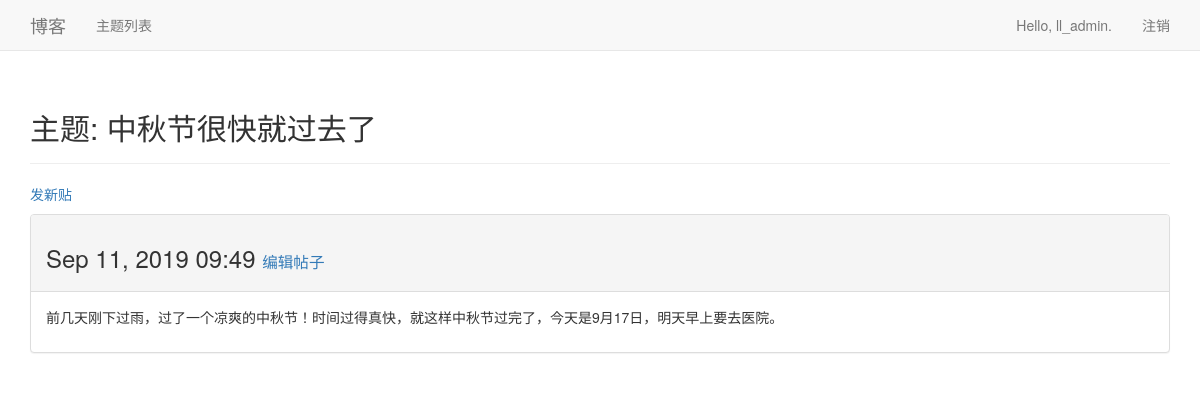
The page /topics/1/ (signed in) on the database its author committed.
### blogs/models.py (models this page shows, shortened)
class BlogPost(models.Model):
    title = models.CharField(max_length=200)
    text = models.TextField()
    date_added = models.DateTimeField(auto_now_add=True)
    owner = models.ForeignKey(User, on_delete=models.PROTECT)

### blogs/views.py (the view)
# urls.py: url(r'^topics/(?P<topic_id>\d+)/$', views.topic, name='topic'),
def topic(request, topic_id):
    topic = get_object_or_404(BlogPost, id=topic_id)
    context = {'topic': topic}
    return render(request, 'blogs/topic.html', context)

### blogs/templates/blogs/topic.html
{% extends 'blogs/base.html' %}
{% block header %}
  <h2>主题: {{ topic.title }}</h2>
{% endblock header %}
{% block content %}
  <p>
    <a href="{% url 'blogs:new_topic' %}">发新贴</a>
  </p>
  <div class="panel panel-default">
    <div class="panel-heading">
      <h3>
        {{ topic.date_added|date:'M d, Y H:i' }}
        <small>
          <a href="{% url 'blogs:edit_topic' topic.id %}">
              编辑帖子</a>
        </small>
      </h3>
    </div>
    <div class="panel-body">
      {{ topic.text|linebreaks }}
    </div>
  </div>
{% endblock content %}

### blogs/templates/blogs/base.html (shortened to what this page needs)
{% load bootstrap3 %}
<!DOCTYPE html>
<html lang="en">
  <head>
    {% bootstrap_css %}
  </head>
  <body>
    <nav class="navbar navbar-default navbar-static-top" role="navigation">
      <div class="container">
        <div class="navbar-header">
          <a class="navbar-brand" href="{% url 'blogs:index' %}">
                博客</a>
        </div>
        <div id="navbar" class="navbar-collapse collapse">
          <ul class="nav navbar-nav">
            <li><a href="{% url 'blogs:topics' %}">主题列表</a></li>
          </ul>
          <ul class="nav navbar-nav navbar-right">
            {% if user.is_authenticated %}
              <li><a>Hello, {{ user.username }}.</a></li>
              <li><a href="{% url 'users:logout' %}">注销</a></li>
            {% else %}
              <li><a href="{% url 'users:register' %}">注册</a></li>
              <li><a href="{% url 'users:login' %}">登录</a></li>
            {% endif %}
          </ul>
        </div>
      </div>
    </nav>
    <div class="container">
      <div class="page-header">
        {% block header %}{% endblock header %}
      </div>
      <div>
        {% block content %}{% endblock content %}
      </div>
    </div>
  </body>
</html>

### rows shown on the page
BlogPost: title "中秋节很快就过去了", date_added "Sep 11, 2019 09:49", text "前几天刚下过雨，过了一个凉爽的中秋节！时间过得真快，就这样中秋节过完了，今天是9月17日，明天早上要去医院。"

### other values the page prints
{{ user.username }} "ll_admin"
